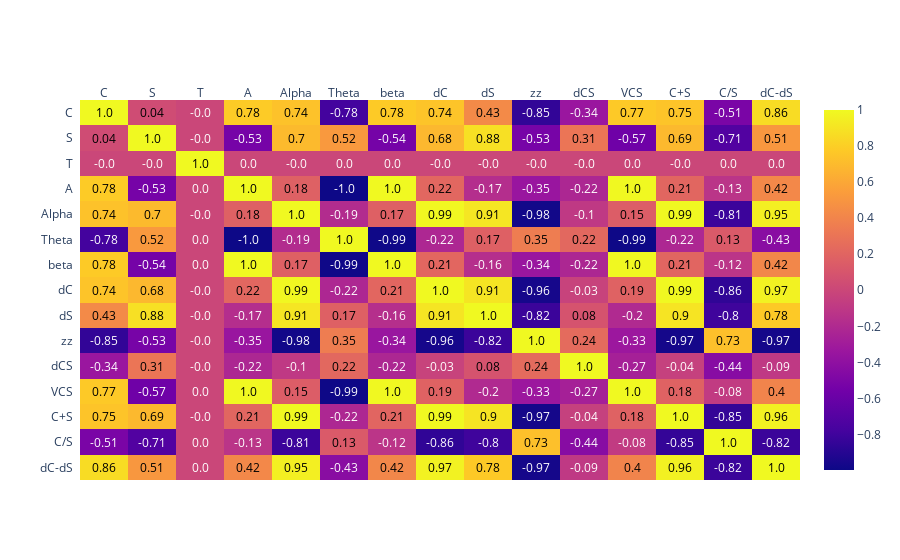

The code cell stored with this chart in its notebook:
### Code cell
corrs = df.corr()
figure = ff.create_annotated_heatmap(
z=corrs.values,
x=list(corrs.columns),
y=list(corrs.index),
annotation_text=corrs.round(2).values,
showscale=True)
figure['layout']['yaxis']['autorange'] = "reversed"
plot(figure, filename='heatmap_corr.html')
figure.show()

### Figure 1 — Plotly figure (JSON) as saved in the notebook; plotly's stock layout.template omitted (floating-point values rounded to 4 significant figures; data arrays with more than 128 entries replaced by an {"elided": "..."} marker saying what was removed)
{"data": [{"colorscale": [[0.0, "#0d0887"], [0.1111, "#46039f"], [0.2222, "#7201a8"], [0.3333, "#9c179e"], [0.4444, "#bd3786"], [0.5556, "#d8576b"], [0.6667, "#ed7953"], [0.7778, "#fb9f3a"], [0.8889, "#fdca26"], [1.0, "#f0f921"]], "reversescale": false, "showscale": true, "type": "heatmap", "x": ["C", "S", "T", "A", "Alpha", "Theta", "beta", "dC", "dS", "zz", "dCS", "VCS", "C+S", "C/S", "dC-dS"], "y": ["C", "S", "T", "A", "Alpha", "Theta", "beta", "dC", "dS", "zz", "dCS", "VCS", "C+S", "C/S", "dC-dS"], "z": {"elided": "15x15 float values"}}], "layout": {"annotations": [{"font": {"color": "#000000"}, "showarrow": false, "text": "1.0", "x": "C", "xref": "x", "y": "C", "yref": "y"}, {"font": {"color": "#000000"}, "showarrow": false, "text": "0.04", "x": "S", "xref": "x", "y": "C", "yref": "y"}, {"font": {"color": "#FFFFFF"}, "showarrow": false, "text": "-0.0", "x": "T", "xref": "x", "y": "C", "yref": "y"}, {"font": {"color": "#000000"}, "showarrow": false, "text": "0.78", "x": "A", "xref": "x", "y": "C", "yref": "y"}, {"font": {"color": "#000000"}, "showarrow": false, "text": "0.74", "x": "Alpha", "xref": "x", "y": "C", "yref": "y"}, {"font": {"color": "#FFFFFF"}, "showarrow": false, "text": "-0.78", "x": "Theta", "xref": "x", "y": "C", "yref": "y"}, {"font": {"color": "#000000"}, "showarrow": false, "text": "0.78", "x": "beta", "xref": "x", "y": "C", "yref": "y"}, {"font": {"color": "#000000"}, "showarrow": false, "text": "0.74", "x": "dC", "xref": "x", "y": "C", "yref": "y"}, {"font": {"color": "#000000"}, "showarrow": false, "text": "0.43", "x": "dS", "xref": "x", "y": "C", "yref": "y"}, {"font": {"color": "#FFFFFF"}, "showarrow": false, "text": "-0.85", "x": "zz", "xref": "x", "y": "C", "yref": "y"}, {"font": {"color": "#FFFFFF"}, "showarrow": false, "text": "-0.34", "x": "dCS", "xref": "x", "y": "C", "yref": "y"}, {"font": {"color": "#000000"}, "showarrow": false, "text": "0.77", "x": "VCS", "xref": "x", "y": "C", "yref": "y"}, {"font": {"color": "#000000"}, "showarrow": false, "text": "0.75", "x": "C+S", "xref": "x", "y": "C", "yref": "y"}, {"font": {"color": "#FFFFFF"}, "showarrow": false, "text": "-0.51", "x": "C/S", "xref": "x", "y": "C", "yref": "y"}, {"font": {"color": "#000000"}, "showarrow": false, "text": "0.86", "x": "dC-dS", "xref": "x", "y": "C", "yref": "y"}, {"font": {"color": "#000000"}, "showarrow": false, "text": "0.04", "x": "C", "xref": "x", "y": "S", "yref": "y"}, {"font": {"color": "#000000"}, "showarrow": false, "text": "1.0", "x": "S", "xref": "x", "y": "S", "yref": "y"}, {"font": {"color": "#FFFFFF"}, "showarrow": false, "text": "-0.0", "x": "T", "xref": "x", "y": "S", "yref": "y"}, {"font": {"color": "#FFFFFF"}, "showarrow": false, "text": "-0.53", "x": "A", "xref": "x", "y": "S", "yref": "y"}, {"font": {"color": "#000000"}, "showarrow": false, "text": "0.7", "x": "Alpha", "xref": "x", "y": "S", "yref": "y"}, {"font": {"color": "#000000"}, "showarrow": false, "text": "0.52", "x": "Theta", "xref": "x", "y": "S", "yref": "y"}, {"font": {"color": "#FFFFFF"}, "showarrow": false, "text": "-0.54", "x": "beta", "xref": "x", "y": "S", "yref": "y"}, {"font": {"color": "#000000"}, "showarrow": false, "text": "0.68", "x": "dC", "xref": "x", "y": "S", "yref": "y"}, {"font": {"color": "#000000"}, "showarrow": false, "text": "0.88", "x": "dS", "xref": "x", "y": "S", "yref": "y"}, {"font": {"color": "#FFFFFF"}, "showarrow": false, "text": "-0.53", "x": "zz", "xref": "x", "y": "S", "yref": "y"}, {"font": {"color": "#000000"}, "showarrow": false, "text": "0.31", "x": "dCS", "xref": "x", "y": "S", "yref": "y"}, {"font": {"color": "#FFFFFF"}, "showarrow": false, "text": "-0.57", "x": "VCS", "xref": "x", "y": "S", "yref": "y"}, {"font": {"color": "#000000"}, "showarrow": false, "text": "0.69", "x": "C+S", "xref": "x", "y": "S", "yref": "y"}, {"font": {"color": "#FFFFFF"}, "showarrow": false, "text": "-0.71", "x": "C/S", "xref": "x", "y": "S", "yref": "y"}, {"font": {"color": "#000000"}, "showarrow": false, "text": "0.51", "x": "dC-dS", "xref": "x", "y": "S", "yref": "y"}, {"font": {"color": "#FFFFFF"}, "showarrow": false, "text": "-0.0", "x": "C", "xref": "x", "y": "T", "yref": "y"}, {"font": {"color": "#FFFFFF"}, "showarrow": false, "text": "-0.0", "x": "S", "xref": "x", "y": "T", "yref": "y"}, {"font": {"color": "#000000"}, "showarrow": false, "text": "1.0", "x": "T", "xref": "x", "y": "T", "yref": "y"}, {"font": {"color": "#FFFFFF"}, "showarrow": false, "text": "0.0", "x": "A", "xref": "x", "y": "T", "yref": "y"}, {"font": {"color": "#FFFFFF"}, "showarrow": false, "text": "-0.0", "x": "Alpha", "xref": "x", "y": "T", "yref": "y"}, {"font": {"color": "#FFFFFF"}, "showarrow": false, "text": "0.0", "x": "Theta", "xref": "x", "y": "T", "yref": "y"}, {"font": {"color": "#FFFFFF"}, "showarrow": false, "text": "0.0", "x": "beta", "xref": "x", "y": "T", "yref": "y"}, {"font": {"color": "#FFFFFF"}, "showarrow": false, "text": "-0.0", "x": "dC", "xref": "x", "y": "T", "yref": "y"}, {"font": {"color": "#FFFFFF"}, "showarrow": false, "text": "-0.0", "x": "dS", "xref": "x", "y": "T", "yref": "y"}, {"font": {"color": "#FFFFFF"}, "showarrow": false, "text": "-0.0", "x": "zz", "xref": "x", "y": "T", "yref": "y"}, {"font": {"color": "#FFFFFF"}, "showarrow": false, "text": "-0.0", "x": "dCS", "xref": "x", "y": "T", "yref": "y"}, {"font": {"color": "#FFFFFF"}, "showarrow": false, "text": "0.0", "x": "VCS", "xref": "x", "y": "T", "yref": "y"}, {"font": {"color": "#FFFFFF"}, "showarrow": false, "text": "-0.0", "x": "C+S", "xref": "x", "y": "T", "yref": "y"}, {"font": {"color": "#FFFFFF"}, "showarrow": false, "text": "0.0", "x": "C/S", "xref": "x", "y": "T", "yref": "y"}, {"font": {"color": "#FFFFFF"}, "showarrow": false, "text": "0.0", "x": "dC-dS", "xref": "x", "y": "T", "yref": "y"}, {"font": {"color": "#000000"}, "showarrow": false, "text": "0.78", "x": "C", "xref": "x", "y": "A", "yref": "y"}, {"font": {"color": "#FFFFFF"}, "showarrow": false, "text": "-0.53", "x": "S", "xref": "x", "y": "A", "yref": "y"}, {"font": {"color": "#FFFFFF"}, "showarrow": false, "text": "0.0", "x": "T", "xref": "x", "y": "A", "yref": "y"}, {"font": {"color": "#000000"}, "showarrow": false, "text": "1.0", "x": "A", "xref": "x", "y": "A", "yref": "y"}, {"font": {"color": "#000000"}, "showarrow": false, "text": "0.18", "x": "Alpha", "xref": "x", "y": "A", "yref": "y"}, {"font": {"color": "#FFFFFF"}, "showarrow": false, "text": "-1.0", "x": "Theta", "xref": "x", "y": "A", "yref": "y"}, {"font": {"color": "#000000"}, "showarrow": false, "text": "1.0", "x": "beta", "xref": "x", "y": "A", "yref": "y"}, {"font": {"color": "#000000"}, "showarrow": false, "text": "0.22", "x": "dC", "xref": "x", "y": "A", "yref": "y"}, {"font": {"color": "#FFFFFF"}, "showarrow": false, "text": "-0.17", "x": "dS", "xref": "x", "y": "A", "yref": "y"}, {"font": {"color": "#FFFFFF"}, "showarrow": false, "text": "-0.35", "x": "zz", "xref": "x", "y": "A", "yref": "y"}, {"font": {"color": "#FFFFFF"}, "showarrow": false, "text": "-0.22", "x": "dCS", "xref": "x", "y": "A", "yref": "y"}, {"font": {"color": "#000000"}, "showarrow": false, "text": "1.0", "x": "VCS", "xref": "x", "y": "A", "yref": "y"}, {"font": {"color": "#000000"}, "showarrow": false, "text": "0.21", "x": "C+S", "xref": "x", "y": "A", "yref": "y"}, {"font": {"color": "#FFFFFF"}, "showarrow": false, "text": "-0.13", "x": "C/S", "xref": "x", "y": "A", "yref": "y"}, {"font": {"color": "#000000"}, "showarrow": false, "text": "0.42", "x": "dC-dS", "xref": "x", "y": "A", "yref": "y"}, {"font": {"color": "#000000"}, "showarrow": false, "text": "0.74", "x": "C", "xref": "x", "y": "Alpha", "yref": "y"}, {"font": {"color": "#000000"}, "showarrow": false, "text": "0.7", "x": "S", "xref": "x", "y": "Alpha", "yref": "y"}, {"font": {"color": "#FFFFFF"}, "showarrow": false, "text": "-0.0", "x": "T", "xref": "x", "y": "Alpha", "yref": "y"}, {"font": {"color": "#000000"}, "showarrow": false, "text": "0.18", "x": "A", "xref": "x", "y": "Alpha", "yref": "y"}, {"font": {"color": "#000000"}, "showarrow": false, "text": "1.0", "x": "Alpha", "xref": "x", "y": "Alpha", "yref": "y"}, {"font": {"color": "#FFFFFF"}, "showarrow": false, "text": "-0.19", "x": "Theta", "xref": "x", "y": "Alpha", "yref": "y"}, {"font": {"color": "#000000"}, "showarrow": false, "text": "0.17", "x": "beta", "xref": "x", "y": "Alpha", "yref": "y"}, {"font": {"color": "#000000"}, "showarrow": false, "text": "0.99", "x": "dC", "xref": "x", "y": "Alpha", "yref": "y"}, {"font": {"color": "#000000"}, "showarrow": false, "text": "0.91", "x": "dS", "xref": "x", "y": "Alpha", "yref": "y"}, {"font": {"color": "#FFFFFF"}, "showarrow": false, "text": "-0.98", "x": "zz", "xref": "x", "y": "Alpha", "yref": "y"}, {"font": {"color": "#FFFFFF"}, "showarrow": false, "text": "-0.1", "x": "dCS", "xref": "x", "y": "Alpha", "yref": "y"}, {"font": {"color": "#000000"}, "showarrow": false, "text": "0.15", "x": "VCS", "xref": "x", "y": "Alpha", "yref": "y"}, {"font": {"color": "#000000"}, "showarrow": false, "text": "0.99", "x": "C+S", "xref": "x", "y": "Alpha", "yref": "y"}, {"font": {"color": "#FFFFFF"}, "showarrow": false, "text": "-0.81", "x": "C/S", "xref": "x", "y": "Alpha", "yref": "y"}, {"font": {"color": "#000000"}, "showarrow": false, "text": "0.95", "x": "dC-dS", "xref": "x", "y": "Alpha", "yref": "y"}, {"font": {"color": "#FFFFFF"}, "showarrow": false, "text": "-0.78", "x": "C", "xref": "x", "y": "Theta", "yref": "y"}, {"font": {"color": "#000000"}, "showarrow": false, "text": "0.52", "x": "S", "xref": "x", "y": "Theta", "yref": "y"}, {"font": {"color": "#FFFFFF"}, "showarrow": false, "text": "0.0", "x": "T", "xref": "x", "y": "Theta", "yref": "y"}, {"font": {"color": "#FFFFFF"}, "showarrow": false, "text": "-1.0", "x": "A", "xref": "x", "y": "Theta", "yref": "y"}, {"font": {"color": "#FFFFFF"}, "showarrow": false, "text": "-0.19", "x": "Alpha", "xref": "x", "y": "Theta", "yref": "y"}, {"font": {"color": "#000000"}, "showarrow": false, "text": "1.0", "x": "Theta", "xref": "x", "y": "Theta", "yref": "y"}, {"font": {"color": "#FFFFFF"}, "showarrow": false, "text": "-0.99", "x": "beta", "xref": "x", "y": "Theta", "yref": "y"}, {"font": {"color": "#FFFFFF"}, "showarrow": false, "text": "-0.22", "x": "dC", "xref": "x", "y": "Theta", "yref": "y"}, {"font": {"color": "#000000"}, "showarrow": false, "text": "0.17", "x": "dS", "xref": "x", "y": "Theta", "yref": "y"}, {"font": {"color": "#000000"}, "showarrow": false, "text": "0.35", "x": "zz", "xref": "x", "y": "Theta", "yref": "y"}, {"font": {"color": "#000000"}, "showarrow": false, "text": "0.22", "x": "dCS", "xref": "x", "y": "Theta", "yref": "y"}, {"font": {"color": "#FFFFFF"}, "showarrow": false, "text": "-0.99", "x": "VCS", "xref": "x", "y": "Theta", "yref": "y"}, {"font": {"color": "#FFFFFF"}, "showarrow": false, "text": "-0.22", "x": "C+S", "xref": "x", "y": "Theta", "yref": "y"}, {"font": {"color": "#000000"}, "showarrow": false, "text": "0.13", "x": "C/S", "xref": "x", "y": "Theta", "yref": "y"}, {"font": {"color": "#FFFFFF"}, "showarrow": false, "text": "-0.43", "x": "dC-dS", "xref": "x", "y": "Theta", "yref": "y"}, {"font": {"color": "#000000"}, "showarrow": false, "text": "0.78", "x": "C", "xref": "x", "y": "beta", "yref": "y"}, {"font": {"color": "#FFFFFF"}, "showarrow": false, "text": "-0.54", "x": "S", "xref": "x", "y": "beta", "yref": "y"}, {"font": {"color": "#FFFFFF"}, "showarrow": false, "text": "0.0", "x": "T", "xref": "x", "y": "beta", "yref": "y"}, {"font": {"color": "#000000"}, "showarrow": false, "text": "1.0", "x": "A", "xref": "x", "y": "beta", "yref": "y"}, {"font": {"color": "#000000"}, "showarrow": false, "text": "0.17", "x": "Alpha", "xref": "x", "y": "beta", "yref": "y"}, {"font": {"color": "#FFFFFF"}, "showarrow": false, "text": "-0.99", "x": "Theta", "xref": "x", "y": "beta", "yref": "y"}, {"font": {"color": "#000000"}, "showarrow": false, "text": "1.0", "x": "beta", "xref": "x", "y": "beta", "yref": "y"}, {"font": {"color": "#000000"}, "showarrow": false, "text": "0.21", "x": "dC", "xref": "x", "y": "beta", "yref": "y"}, {"font": {"color": "#FFFFFF"}, "showarrow": false, "text": "-0.16", "x": "dS", "xref": "x", "y": "beta", "yref": "y"}, {"font": {"color": "#FFFFFF"}, "showarrow": false, "text": "-0.34", "x": "zz", "xref": "x", "y": "beta", "yref": "y"}, {"font": {"color": "#FFFFFF"}, "showarrow": false, "text": "-0.22", "x": "dCS", "xref": "x", "y": "beta", "yref": "y"}, {"font": {"color": "#000000"}, "showarrow": false, "text": "1.0", "x": "VCS", "xref": "x", "y": "beta", "yref": "y"}, {"font": {"color": "#000000"}, "showarrow": false, "text": "0.21", "x": "C+S", "xref": "x", "y": "beta", "yref": "y"}, {"font": {"color": "#FFFFFF"}, "showarrow": false, "text": "-0.12", "x": "C/S", "xref": "x", "y": "beta", "yref": "y"}, {"font": {"color": "#000000"}, "showarrow": false, "text": "0.42", "x": "dC-dS", "xref": "x", "y": "beta", "yref": "y"}, {"font": {"color": "#000000"}, "showarrow": false, "text": "0.74", "x": "C", "xref": "x", "y": "dC", "yref": "y"}, {"font": {"color": "#000000"}, "showarrow": false, "text": "0.68", "x": "S", "xref": "x", "y": "dC", "yref": "y"}, {"font": {"color": "#FFFFFF"}, "showarrow": false, "text": "-0.0", "x": "T", "xref": "x", "y": "dC", "yref": "y"}, {"font": {"color": "#000000"}, "showarrow": false, "text": "0.22", "x": "A", "xref": "x", "y": "dC", "yref": "y"}, {"font": {"color": "#000000"}, "showarrow": false, "text": "0.99", "x": "Alpha", "xref": "x", "y": "dC", "yref": "y"}, {"font": {"color": "#FFFFFF"}, "showarrow": false, "text": "-0.22", "x": "Theta", "xref": "x", "y": "dC", "yref": "y"}, {"font": {"color": "#000000"}, "showarrow": false, "text": "0.21", "x": "beta", "xref": "x", "y": "dC", "yref": "y"}, {"font": {"color": "#000000"}, "showarrow": false, "text": "1.0", "x": "dC", "xref": "x", "y": "dC", "yref": "y"}, {"font": {"color": "#000000"}, "showarrow": false, "text": "0.91", "x": "dS", "xref": "x", "y": "dC", "yref": "y"}, {"font": {"color": "#FFFFFF"}, "showarrow": false, "text": "-0.96", "x": "zz", "xref": "x", "y": "dC", "yref": "y"}, {"font": {"color": "#FFFFFF"}, "showarrow": false, "text": "-0.03", "x": "dCS", "xref": "x", "y": "dC", "yref": "y"}, {"font": {"color": "#000000"}, "showarrow": false, "text": "0.19", "x": "VCS", "xref": "x", "y": "dC", "yref": "y"}, {"font": {"color": "#000000"}, "showarrow": false, "text": "0.99", "x": "C+S", "xref": "x", "y": "dC", "yref": "y"}, {"font": {"color": "#FFFFFF"}, "showarrow": false, "text": "-0.86", "x": "C/S", "xref": "x", "y": "dC", "yref": "y"}, {"font": {"color": "#000000"}, "showarrow": false, "text": "0.97", "x": "dC-dS", "xref": "x", "y": "dC", "yref": "y"}, {"font": {"color": "#000000"}, "showarrow": false, "text": "0.43", "x": "C", "xref": "x", "y": "dS", "yref": "y"}, {"font": {"color": "#000000"}, "showarrow": false, "text": "0.88", "x": "S", "xref": "x", "y": "dS", "yref": "y"}, {"font": {"color": "#FFFFFF"}, "showarrow": false, "text": "-0.0", "x": "T", "xref": "x", "y": "dS", "yref": "y"}, {"font": {"color": "#FFFFFF"}, "showarrow": false, "text": "-0.17", "x": "A", "xref": "x", "y": "dS", "yref": "y"}, {"font": {"color": "#000000"}, "showarrow": false, "text": "0.91", "x": "Alpha", "xref": "x", "y": "dS", "yref": "y"}, {"font": {"color": "#000000"}, "showarrow": false, "text": "0.17", "x": "Theta", "xref": "x", "y": "dS", "yref": "y"}, {"font": {"color": "#FFFFFF"}, "showarrow": false, "text": "-0.16", "x": "beta", "xref": "x", "y": "dS", "yref": "y"}, {"font": {"color": "#000000"}, "showarrow": false, "text": "0.91", "x": "dC", "xref": "x", "y": "dS", "yref": "y"}, {"font": {"color": "#000000"}, "showarrow": false, "text": "1.0", "x": "dS", "xref": "x", "y": "dS", "yref": "y"}, {"font": {"color": "#FFFFFF"}, "showarrow": false, "text": "-0.82", "x": "zz", "xref": "x", "y": "dS", "yref": "y"}, {"font": {"color": "#000000"}, "showarrow": false, "text": "0.08", "x": "dCS", "xref": "x", "y": "dS", "yref": "y"}, {"font": {"color": "#FFFFFF"}, "showarrow": false, "text": "-0.2", "x": "VCS", "xref": "x", "y": "dS", "yref": "y"}, {"font": {"color": "#000000"}, "showarrow": false, "text": "0.9", "x": "C+S", "xref": "x", "y": "dS", "yref": "y"}, {"font": {"color": "#FFFFFF"}, "showarrow": false, "text": "-0.8", "x": "C/S", "xref": "x", "y": "dS", "yref": "y"}, {"font": {"color": "#000000"}, "showarrow": false, "text": "0.78", "x": "dC-dS", "xref": "x", "y": "dS", "yref": "y"}, {"font": {"color": "#FFFFFF"}, "showarrow": false, "text": "-0.85", "x": "C", "xref": "x", "y": "zz", "yref": "y"}, {"font": {"color": "#FFFFFF"}, "showarrow": false, "text": "-0.53", "x": "S", "xref": "x", "y": "zz", "yref": "y"}, {"font": {"color": "#FFFFFF"}, "showarrow": false, "text": "-0.0", "x": "T", "xref": "x", "y": "zz", "yref": "y"}, {"font": {"color": "#FFFFFF"}, "showarrow": false, "text": "-0.35", "x": "A", "xref": "x", "y": "zz", "yref": "y"}, {"font": {"color": "#FFFFFF"}, "showarrow": false, "text": "-0.98", "x": "Alpha", "xref": "x", "y": "zz", "yref": "y"}, {"font": {"color": "#000000"}, "showarrow": false, "text": "0.35", "x": "Theta", "xref": "x", "y": "zz", "yref": "y"}, {"font": {"color": "#FFFFFF"}, "showarrow": false, "text": "-0.34", "x": "beta", "xref": "x", "y": "zz", "yref": "y"}, {"font": {"color": "#FFFFFF"}, "showarrow": false, "text": "-0.96", "x": "dC", "xref": "x", "y": "zz", "yref": "y"}, {"font": {"color": "#FFFFFF"}, "showarrow": false, "text": "-0.82", "x": "dS", "xref": "x", "y": "zz", "yref": "y"}, {"font": {"color": "#000000"}, "showarrow": false, "text": "1.0", "x": "zz", "xref": "x", "y": "zz", "yref": "y"}, {"font": {"color": "#000000"}, "showarrow": false, "text": "0.24", "x": "dCS", "xref": "x", "y": "zz", "yref": "y"}, {"font": {"color": "#FFFFFF"}, "showarrow": false, "text": "-0.33", "x": "VCS", "xref": "x", "y": "zz", "yref": "y"}, {"font": {"color": "#FFFFFF"}, "showarrow": false, "text": "-0.97", "x": "C+S", "xref": "x", "y": "zz", "yref": "y"}, {"font": {"color": "#000000"}, "showarrow": false, "text": "0.73", "x": "C/S", "xref": "x", "y": "zz", "yref": "y"}, {"font": {"color": "#FFFFFF"}, "showarrow": false, "text": "-0.97", "x": "dC-dS", "xref": "x", "y": "zz", "yref": "y"}, {"font": {"color": "#FFFFFF"}, "showarrow": false, "text": "-0.34", "x": "C", "xref": "x", "y": "dCS", "yref": "y"}, {"font": {"color": "#000000"}, "showarrow": false, "text": "0.31", "x": "S", "xref": "x", "y": "dCS", "yref": "y"}, {"font": {"color": "#FFFFFF"}, "showarrow": false, "text": "-0.0", "x": "T", "xref": "x", "y": "dCS", "yref": "y"}, {"font": {"color": "#FFFFFF"}, "showarrow": false, "text": "-0.22", "x": "A", "xref": "x", "y": "dCS", "yref": "y"}, {"font": {"color": "#FFFFFF"}, "showarrow": false, "text": "-0.1", "x": "Alpha", "xref": "x", "y": "dCS", "yref": "y"}, {"font": {"color": "#000000"}, "showarrow": false, "text": "0.22", "x": "Theta", "xref": "x", "y": "dCS", "yref": "y"}, {"font": {"color": "#FFFFFF"}, "showarrow": false, "text": "-0.22", "x": "beta", "xref": "x", "y": "dCS", "yref": "y"}, {"font": {"color": "#FFFFFF"}, "showarrow": false, "text": "-0.03", "x": "dC", "xref": "x", "y": "dCS", "yref": "y"}, {"font": {"color": "#000000"}, "showarrow": false, "text": "0.08", "x": "dS", "xref": "x", "y": "dCS", "yref": "y"}, {"font": {"color": "#000000"}, "showarrow": false, "text": "0.24", "x": "zz", "xref": "x", "y": "dCS", "yref": "y"}, {"font": {"color": "#000000"}, "showarrow": false, "text": "1.0", "x": "dCS", "xref": "x", "y": "dCS", "yref": "y"}, {"font": {"color": "#FFFFFF"}, "showarrow": false, "text": "-0.27", "x": "VCS", "xref": "x", "y": "dCS", "yref": "y"}, {"font": {"color": "#FFFFFF"}, "showarrow": false, "text": "-0.04", "x": "C+S", "xref": "x", "y": "dCS", "yref": "y"}, {"font": {"color": "#FFFFFF"}, "showarrow": false, "text": "-0.44", "x": "C/S", "xref": "x", "y": "dCS", "yref": "y"}, {"font": {"color": "#FFFFFF"}, "showarrow": false, "text": "-0.09", "x": "dC-dS", "xref": "x", "y": "dCS", "yref": "y"}, {"font": {"color": "#000000"}, "showarrow": false, "text": "0.77", "x": "C", "xref": "x", "y": "VCS", "yref": "y"}, {"font": {"color": "#FFFFFF"}, "showarrow": false, "text": "-0.57", "x": "S", "xref": "x", "y": "VCS", "yref": "y"}, {"font": {"color": "#FFFFFF"}, "showarrow": false, "text": "0.0", "x": "T", "xref": "x", "y": "VCS", "yref": "y"}, {"font": {"color": "#000000"}, "showarrow": false, "text": "1.0", "x": "A", "xref": "x", "y": "VCS", "yref": "y"}, {"font": {"color": "#000000"}, "showarrow": false, "text": "0.15", "x": "Alpha", "xref": "x", "y": "VCS", "yref": "y"}, {"font": {"color": "#FFFFFF"}, "showarrow": false, "text": "-0.99", "x": "Theta", "xref": "x", "y": "VCS", "yref": "y"}, {"font": {"color": "#000000"}, "showarrow": false, "text": "1.0", "x": "beta", "xref": "x", "y": "VCS", "yref": "y"}, {"font": {"color": "#000000"}, "showarrow": false, "text": "0.19", "x": "dC", "xref": "x", "y": "VCS", "yref": "y"}, {"font": {"color": "#FFFFFF"}, "showarrow": false, "text": "-0.2", "x": "dS", "xref": "x", "y": "VCS", "yref": "y"}, {"font": {"color": "#FFFFFF"}, "showarrow": false, "text": "-0.33", "x": "zz", "xref": "x", "y": "VCS", "yref": "y"}, {"font": {"color": "#FFFFFF"}, "showarrow": false, "text": "-0.27", "x": "dCS", "xref": "x", "y": "VCS", "yref": "y"}, {"font": {"color": "#000000"}, "showarrow": false, "text": "1.0", "x": "VCS", "xref": "x", "y": "VCS", "yref": "y"}, {"font": {"color": "#000000"}, "showarrow": false, "text": "0.18", "x": "C+S", "xref": "x", "y": "VCS", "yref": "y"}, {"font": {"color": "#FFFFFF"}, "showarrow": false, "text": "-0.08", "x": "C/S", "xref": "x", "y": "VCS", "yref": "y"}, {"font": {"color": "#000000"}, "showarrow": false, "text": "0.4", "x": "dC-dS", "xref": "x", "y": "VCS", "yref": "y"}, {"font": {"color": "#000000"}, "showarrow": false, "text": "0.75", "x": "C", "xref": "x", "y": "C+S", "yref": "y"}, {"font": {"color": "#000000"}, "showarrow": false, "text": "0.69", "x": "S", "xref": "x", "y": "C+S", "yref": "y"}, {"font": {"color": "#FFFFFF"}, "showarrow": false, "text": "-0.0", "x": "T", "xref": "x", "y": "C+S", "yref": "y"}, {"font": {"color": "#000000"}, "showarrow": false, "text": "0.21", "x": "A", "xref": "x", "y": "C+S", "yref": "y"}, {"font": {"color": "#000000"}, "showarrow": false, "text": "0.99", "x": "Alpha", "xref": "x", "y": "C+S", "yref": "y"}, {"font": {"color": "#FFFFFF"}, "showarrow": false, "text": "-0.22", "x": "Theta", "xref": "x", "y": "C+S", "yref": "y"}, {"font": {"color": "#000000"}, "showarrow": false, "text": "0.21", "x": "beta", "xref": "x", "y": "C+S", "yref": "y"}, {"font": {"color": "#000000"}, "showarrow": false, "text": "0.99", "x": "dC", "xref": "x", "y": "C+S", "yref": "y"}, {"font": {"color": "#000000"}, "showarrow": false, "text": "0.9", "x": "dS", "xref": "x", "y": "C+S", "yref": "y"}, {"font": {"color": "#FFFFFF"}, "showarrow": false, "text": "-0.97", "x": "zz", "xref": "x", "y": "C+S", "yref": "y"}, {"font": {"color": "#FFFFFF"}, "showarrow": false, "text": "-0.04", "x": "dCS", "xref": "x", "y": "C+S", "yref": "y"}, {"font": {"color": "#000000"}, "showarrow": false, "text": "0.18", "x": "VCS", "xref": "x", "y": "C+S", "yref": "y"}, {"font": {"color": "#000000"}, "showarrow": false, "text": "1.0", "x": "C+S", "xref": "x", "y": "C+S", "yref": "y"}, {"font": {"color": "#FFFFFF"}, "showarrow": false, "text": "-0.85", "x": "C/S", "xref": "x", "y": "C+S", "yref": "y"}, {"font": {"color": "#000000"}, "showarrow": false, "text": "0.96", "x": "dC-dS", "xref": "x", "y": "C+S", "yref": "y"}, {"font": {"color": "#FFFFFF"}, "showarrow": false, "text": "-0.51", "x": "C", "xref": "x", "y": "C/S", "yref": "y"}, {"font": {"color": "#FFFFFF"}, "showarrow": false, "text": "-0.71", "x": "S", "xref": "x", "y": "C/S", "yref": "y"}, {"font": {"color": "#FFFFFF"}, "showarrow": false, "text": "0.0", "x": "T", "xref": "x", "y": "C/S", "yref": "y"}, {"font": {"color": "#FFFFFF"}, "showarrow": false, "text": "-0.13", "x": "A", "xref": "x", "y": "C/S", "yref": "y"}, {"font": {"color": "#FFFFFF"}, "showarrow": false, "text": "-0.81", "x": "Alpha", "xref": "x", "y": "C/S", "yref": "y"}, {"font": {"color": "#000000"}, "showarrow": false, "text": "0.13", "x": "Theta", "xref": "x", "y": "C/S", "yref": "y"}, {"font": {"color": "#FFFFFF"}, "showarrow": false, "text": "-0.12", "x": "beta", "xref": "x", "y": "C/S", "yref": "y"}, {"font": {"color": "#FFFFFF"}, "showarrow": false, "text": "-0.86", "x": "dC", "xref": "x", "y": "C/S", "yref": "y"}, {"font": {"color": "#FFFFFF"}, "showarrow": false, "text": "-0.8", "x": "dS", "xref": "x", "y": "C/S", "yref": "y"}, {"font": {"color": "#000000"}, "showarrow": false, "text": "0.73", "x": "zz", "xref": "x", "y": "C/S", "yref": "y"}, {"font": {"color": "#FFFFFF"}, "showarrow": false, "text": "-0.44", "x": "dCS", "xref": "x", "y": "C/S", "yref": "y"}, {"font": {"color": "#FFFFFF"}, "showarrow": false, "text": "-0.08", "x": "VCS", "xref": "x", "y": "C/S", "yref": "y"}, {"font": {"color": "#FFFFFF"}, "showarrow": false, "text": "-0.85", "x": "C+S", "xref": "x", "y": "C/S", "yref": "y"}, {"font": {"color": "#000000"}, "showarrow": false, "text": "1.0", "x": "C/S", "xref": "x", "y": "C/S", "yref": "y"}, {"font": {"color": "#FFFFFF"}, "showarrow": false, "text": "-0.82", "x": "dC-dS", "xref": "x", "y": "C/S", "yref": "y"}, {"font": {"color": "#000000"}, "showarrow": false, "text": "0.86", "x": "C", "xref": "x", "y": "dC-dS", "yref": "y"}, {"font": {"color": "#000000"}, "showarrow": false, "text": "0.51", "x": "S", "xref": "x", "y": "dC-dS", "yref": "y"}, {"font": {"color": "#FFFFFF"}, "showarrow": false, "text": "0.0", "x": "T", "xref": "x", "y": "dC-dS", "yref": "y"}, {"font": {"color": "#000000"}, "showarrow": false, "text": "0.42", "x": "A", "xref": "x", "y": "dC-dS", "yref": "y"}, {"font": {"color": "#000000"}, "showarrow": false, "text": "0.95", "x": "Alpha", "xref": "x", "y": "dC-dS", "yref": "y"}, {"font": {"color": "#FFFFFF"}, "showarrow": false, "text": "-0.43", "x": "Theta", "xref": "x", "y": "dC-dS", "yref": "y"}, {"font": {"color": "#000000"}, "showarrow": false, "text": "0.42", "x": "beta", "xref": "x", "y": "dC-dS", "yref": "y"}, {"font": {"color": "#000000"}, "showarrow": false, "text": "0.97", "x": "dC", "xref": "x", "y": "dC-dS", "yref": "y"}, {"font": {"color": "#000000"}, "showarrow": false, "text": "0.78", "x": "dS", "xref": "x", "y": "dC-dS", "yref": "y"}, {"font": {"color": "#FFFFFF"}, "showarrow": false, "text": "-0.97", "x": "zz", "xref": "x", "y": "dC-dS", "yref": "y"}, {"font": {"color": "#FFFFFF"}, "showarrow": false, "text": "-0.09", "x": "dCS", "xref": "x", "y": "dC-dS", "yref": "y"}, {"font": {"color": "#000000"}, "showarrow": false, "text": "0.4", "x": "VCS", "xref": "x", "y": "dC-dS", "yref": "y"}, {"font": {"color": "#000000"}, "showarrow": false, "text": "0.96", "x": "C+S", "xref": "x", "y": "dC-dS", "yref": "y"}, {"font": {"color": "#FFFFFF"}, "showarrow": false, "text": "-0.82", "x": "C/S", "xref": "x", "y": "dC-dS", "yref": "y"}, {"font": {"color": "#000000"}, "showarrow": false, "text": "1.0", "x": "dC-dS", "xref": "x", "y": "dC-dS", "yref": "y"}], "xaxis": {"dtick": 1, "gridcolor": "rgb(0, 0, 0)", "side": "top", "ticks": ""}, "yaxis": {"autorange": "reversed", "dtick": 1, "ticks": "", "ticksuffix": "  "}}}
